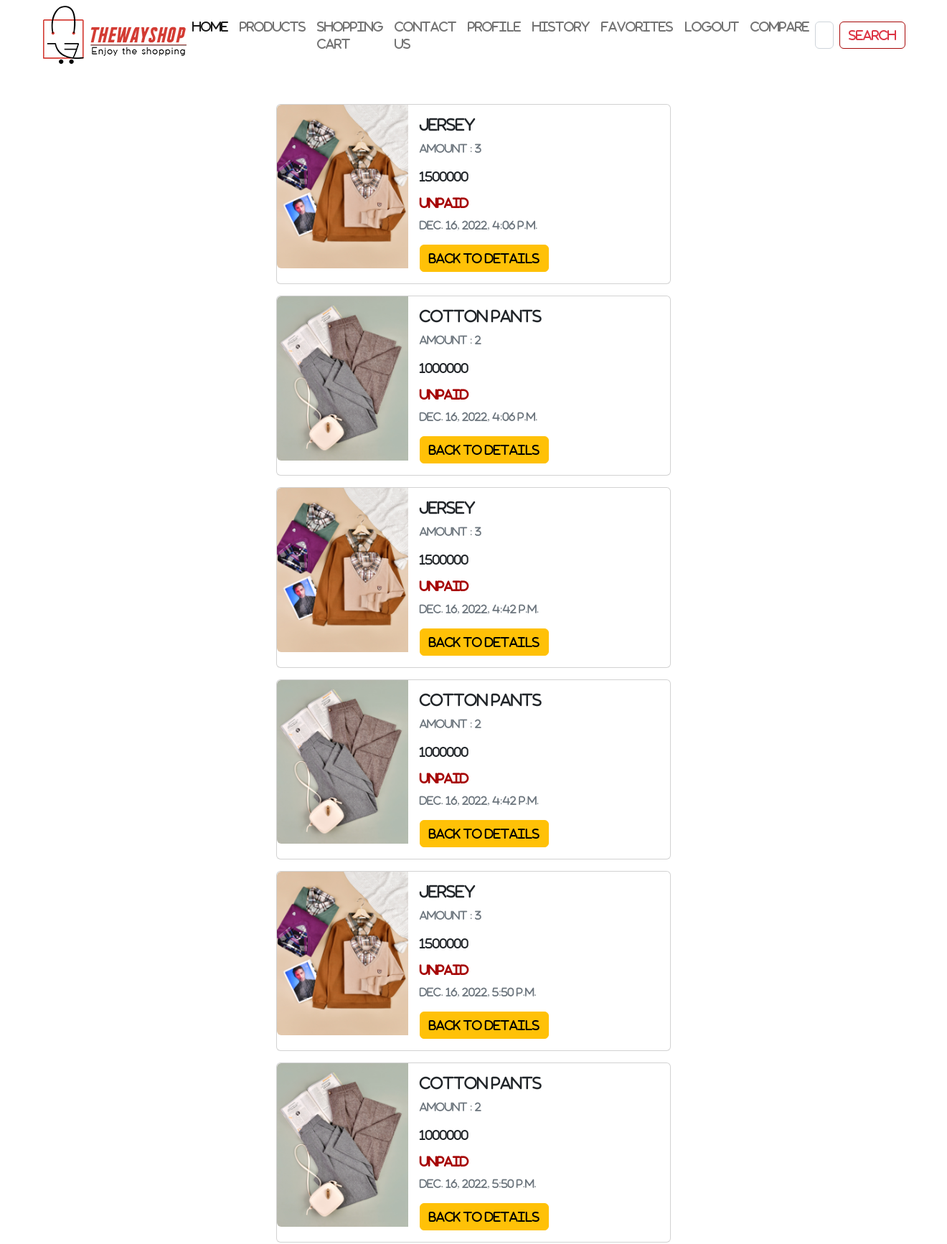
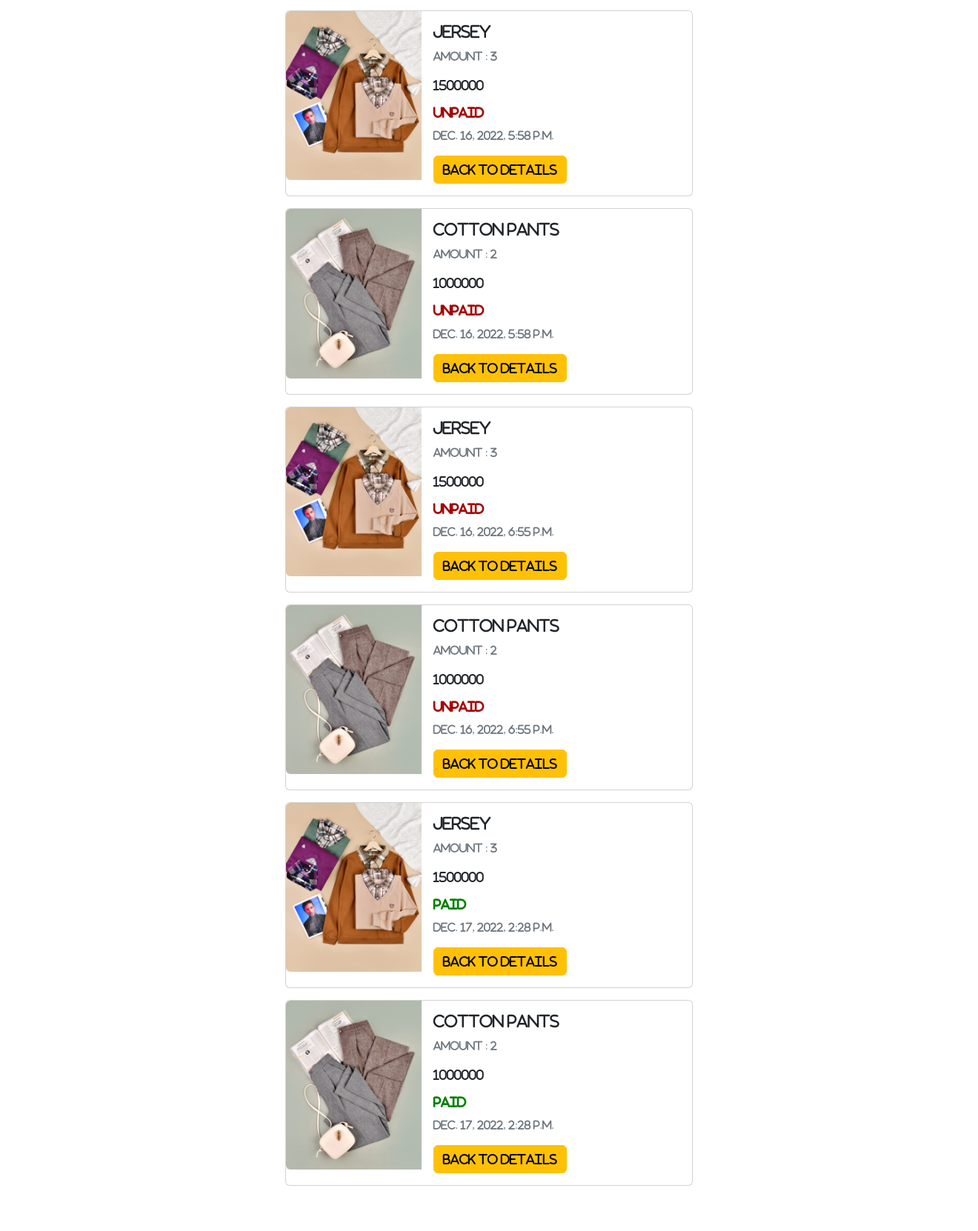
Screenshot of /accounts/history/ (signed in, upper part) with the database file from the repository (2 pictures, top to bottom).
### order/models.py (models this page shows, shortened)
class ItemOrder(models.Model):
    order= models.ForeignKey(Order,on_delete=models.CASCADE,related_name='order_item')
    user = models.ForeignKey(User,on_delete=models.CASCADE)
    product = models.ForeignKey(Product,on_delete=models.CASCADE)
    variant = models.ForeignKey(Variant, on_delete=models.CASCADE,null=True,blank=True)
    quantity = models.IntegerField()
    def price(self):
        if self.product.status != 'None':
            return self.variant.total_price * self.quantity
        else:
            return self.product.total_price * self.quantity

class Order(models.Model):
    user = models.ForeignKey(User,on_delete=models.CASCADE)
    create = models.DateTimeField(auto_now_add=True)
    paid = models.BooleanField(default=False)
    discount = models.PositiveIntegerField(blank=True,null=True)
    email = models.EmailField(blank=True,null=True)
    first_name = models.CharField(max_length=50)
    last_name = models.CharField(max_length=50)
    address = models.TextField()

### home/models.py (models this page shows, shortened)
class Product(models.Model):
    VARIANT=(
        ('None','none'),
        ('Color','color'),
        ('Size','size'),
        ('both','Both'),
    )
    category = models.ManyToManyField(Category,blank=True)
    name = models.CharField(max_length=50)
    image = models.ImageField(upload_to='product/')
    amount = models.PositiveIntegerField()
    information = models.TextField(blank=True,null=True)
    available = models.BooleanField(default=True)
    unit_price = models.PositiveIntegerField()
    discount = models.PositiveIntegerField(blank=True,null=True)
    total_price = models.PositiveIntegerField(blank=True,null=True)
    create = models.DateTimeField(auto_now_add=True)
    update = models.DateTimeField(auto_now=True)
    status = models.CharField(choices=VARIANT,blank=True,null=True,max_length=10)
    tags = TaggableManager(blank=True)
    like = models.ManyToManyField(User,blank=True,related_name='product_like')
    total_like = models.PositiveIntegerField(default=0)
    dislike = models.ManyToManyField(User,blank=True,related_name='product_dislike')
    total_dislike = models.PositiveIntegerField(default=0)
    favorite = models.ManyToManyField(User,blank=True,related_name='fa_user')
    brand = models.ForeignKey('brand',on_delete=models.CASCADE,null=True,blank=True)
    view = models.ManyToManyField(User,blank=True,related_name='product_view')
    num_view = models.PositiveIntegerField(default=0)
    @property
    def total_price(self):
        if not self.discount:
            return self.unit_price
        elif self.discount:
            total = (self.discount * self.unit_price)/100
            return int(self.unit_price - total)
        return self.total_price
    def total_like(self):
        return self.like.count()
    def total_dislike(self):
        return self.dislike.count()
    def get_absolute_url(self):
        return reverse('home:details',args=[self.id])

class Variant(models.Model):
    product_variant = models.ForeignKey(Product,on_delete=models.CASCADE)
    size_variant = models.ForeignKey(Size,on_delete=models.CASCADE,blank=True,null=True)
    color_variant = models.ForeignKey(Color,on_delete=models.CASCADE ,blank=True,null=True)
    name = models.CharField(max_length=50)
    unit_price = models.PositiveIntegerField()
    discount = models.PositiveIntegerField(blank=True, null=True)
    total_price = models.PositiveIntegerField(blank=True, null=True)
    amount = models.PositiveIntegerField()
    @property
    def total_price(self):
        if not self.discount:
            return self.unit_price
        elif self.discount:
            total = (self.discount * self.unit_price) / 100
            return int(self.unit_price - total)
        return self.total_price

### accounts/views.py (the view)
# urls.py: path('history/',views.history,name='history'),
def history(request):
    data = ItemOrder.objects.filter(user_id=request.user.id)
    return render(request,'accounts/history.html',{'data':data})

### accounts/templates/accounts/history.html (shortened to what this page needs)
{% extends '_base.html' %}
{% block body %}
    <section class="history">
        <div class="container mt-5">
        <div class="row">
            <div>
                {% for i in data %}
                    <div class="card mb-3 col-6 card-information" style="max-width: 550px;">
                    <div class="row g-0 card-content">
                        <div class="col-md-4">
                            <img src="{{ i.product.image.url }}" class="img-fluid rounded-start" alt="{{ i.product.name }}" title="{{ i.product.name }}">
                        </div>
                        <div class="col-md-8">
                            <div class="card-body">
                                <h5 class="card-title">{{ i.product.name }}</h5>
                                <p class="card-text"><small class="text-muted">Amount : {{ i.quantity }}</small></p>
                                <p>{{ i.price }}</p>
                                {% if i.order.paid %}
                                    <h6 style="color:green;font-weight: 700">Paid</h6>
                                {% else %}
                                    <h6 style="color: #A60606;font-weight: 800">Unpaid</h6>
                                {% endif %}
                                <p class="card-text"><small class="text-muted">{{ i.order.create }}</small></p>
                                <button class="btn btn-warning" href="{{ i.product.get_absolute_url }}">Back to details</button>
                            </div>
                        </div>
                    </div>
                </div>
                {% endfor %}
            </div>
        </div>
    </div>
    </section>
{% endblock %}

### static/footerstyle.css (style rules this page uses)
* { padding: 0; margin: 0; font-family: FontAwesome; }
section { width: 100%; margin: 0 auto; display: flex; align-items: center; justify-content: flex-start; flex-wrap: nowrap; overflow-x: auto; direction: ltr; }

### accounts/templates/accounts/history.html (style rules this page uses)
.history .card { margin: 0 auto; }

### rows the page displays
ItemOrder: product.image (picture), product.name "Jersey", quantity "3", price "1500000", shows "Unpaid", order.create "Dec. 16, 2022, 4:06 p.m."
ItemOrder: product.image (picture), product.name "Cotton pants", quantity "2", price "1000000", shows "Unpaid", order.create "Dec. 16, 2022, 4:06 p.m."
ItemOrder: product.image (picture), product.name "Jersey", quantity "3", price "1500000", shows "Unpaid", order.create "Dec. 16, 2022, 4:42 p.m."
ItemOrder: product.image (picture), product.name "Cotton pants", quantity "2", price "1000000", shows "Unpaid", order.create "Dec. 16, 2022, 4:42 p.m."
ItemOrder: product.image (picture), product.name "Jersey", quantity "3", price "1500000", shows "Unpaid", order.create "Dec. 16, 2022, 5:50 p.m."
ItemOrder: product.image (picture), product.name "Cotton pants", quantity "2", price "1000000", shows "Unpaid", order.create "Dec. 16, 2022, 5:50 p.m."
ItemOrder: product.image (picture), product.name "Jersey", quantity "3", price "1500000", shows "Unpaid", order.create "Dec. 16, 2022, 5:58 p.m."
ItemOrder: product.image (picture), product.name "Cotton pants", quantity "2", price "1000000", shows "Unpaid", order.create "Dec. 16, 2022, 5:58 p.m."
ItemOrder: product.image (picture), product.name "Jersey", quantity "3", price "1500000", shows "Unpaid", order.create "Dec. 16, 2022, 6:55 p.m."
ItemOrder: product.image (picture), product.name "Cotton pants", quantity "2", price "1000000", shows "Unpaid", order.create "Dec. 16, 2022, 6:55 p.m."
ItemOrder: product.image (picture), product.name "Jersey", quantity "3", price "1500000", shows "Paid", order.create "Dec. 17, 2022, 2:28 p.m."
ItemOrder: product.image (picture), product.name "Cotton pants", quantity "2", price "1000000", shows "Paid", order.create "Dec. 17, 2022, 2:28 p.m."
